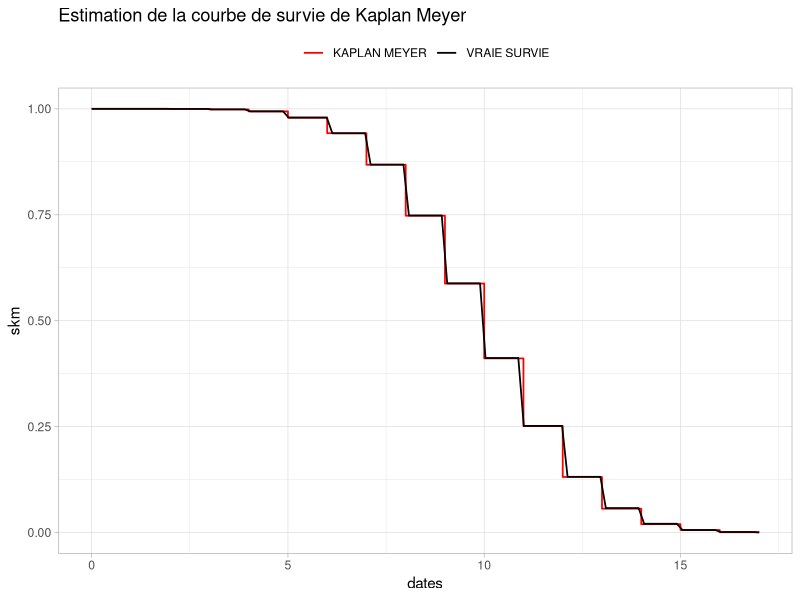
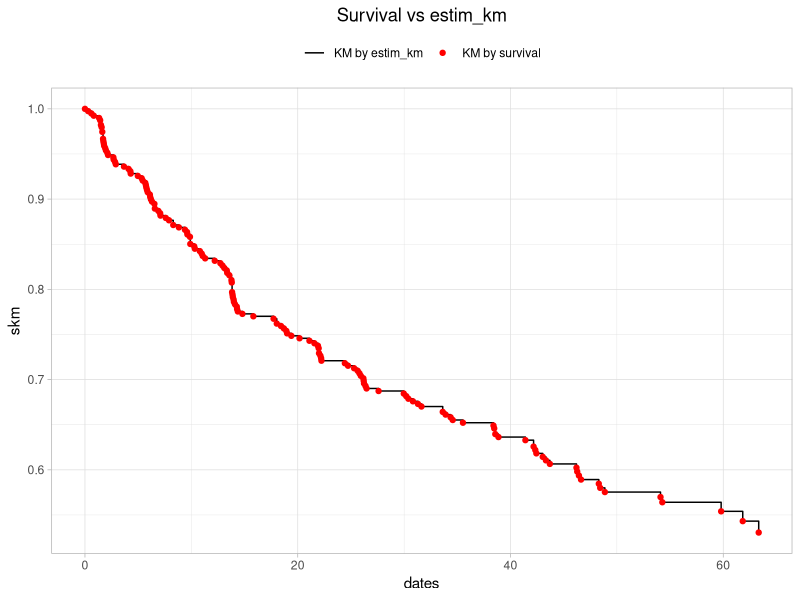
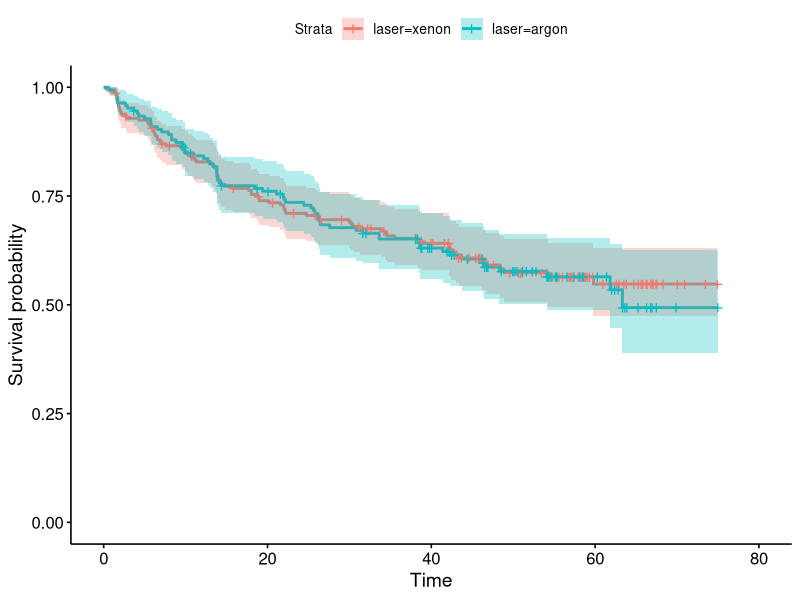
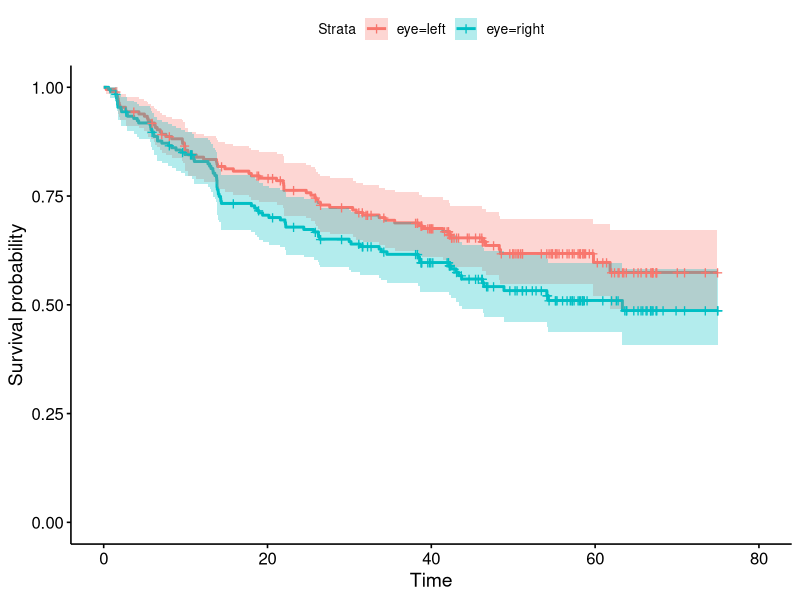
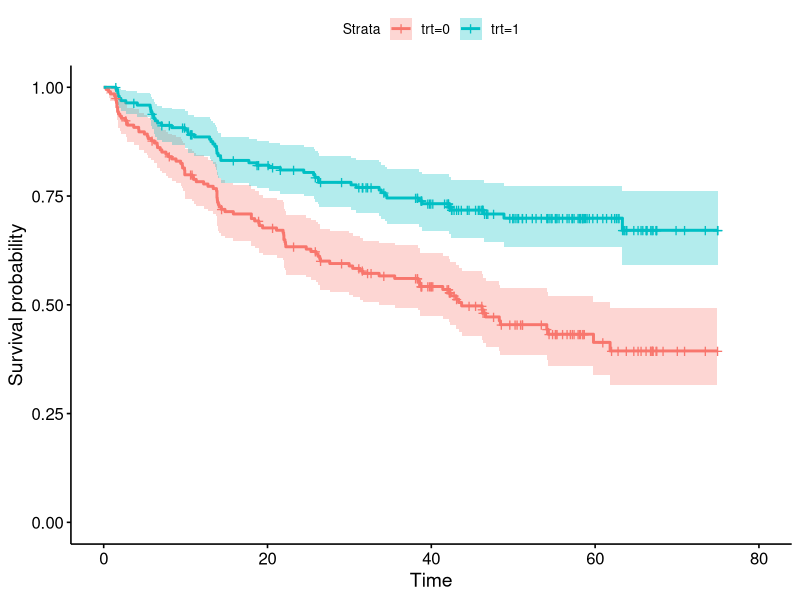
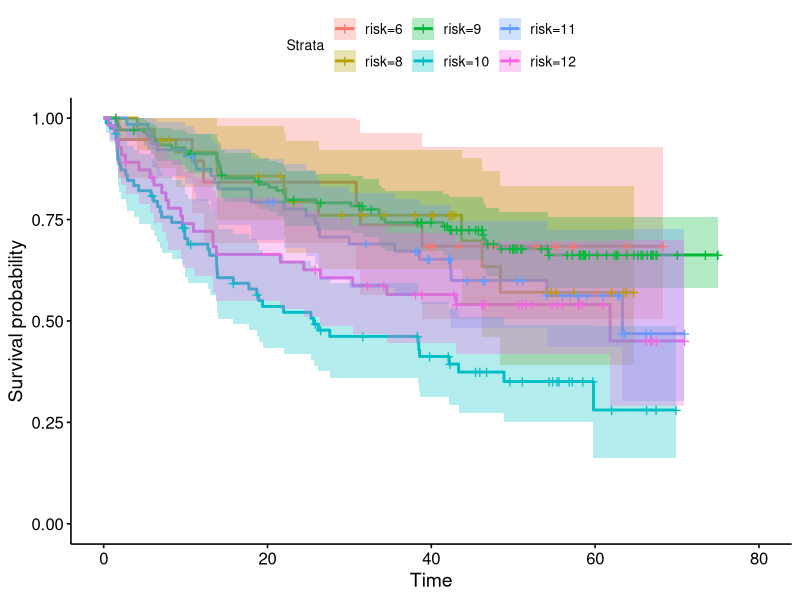

Reproduce these figures in R, in order. (Note: this script raises an error after producing the figures.)
## ---- chunk 1
knitr::opts_chunk$set(echo = TRUE)
library(tidyverse)
library(survminer)
library(survival)
## ---- chunk 2
estim_skm <- function(dates, status, show.plot = FALSE){
  n = length(dates)
  don <- data.frame(dates, status)
  don <- don %>% 
    arrange(dates) 
  
  date_unique = unique(don$dates)
  if(length(date_unique) == n ){ ## Estimateur en cas de dates non répétées
    ## Le nombre de restant à chaque dates
    ## N'observant qu'une occurrence (évènement ou censure) par date alors,
    ## Le nombre de personnes restant à une date correspond
    ## au nombre de personne restant à la date précédente auquel on retranche 1 
    r = n:1 
    d = don$status
    res = list(xx = c(0,don$dates), 
                     yy =  c(1,cumprod(1 - d/r)))
  }else{
    
    effectif = don %>% 
      ## On essai de calculer le nombre de décès et de censure par dates en cas de répétitions
      group_by(dates) %>%  
      summarise(
        ## le nombre de décès pour chaque dates
        d = sum(status), 
        ## le nombre de censure correspondant au nombre de dates moins le nombre de décès calculé dans la ligne plus haut
        c = n() - d 
        )
    ## Calcul du vecteur R
    ## Pour chaque date on calcul les décès et censure survenue jusqu'à cette date
    ## on obtient en faisant cumsum de la somme de d et c
    ## pour obtenir r on fais n moins le résultats précédents
    `d+c` = cumsum(effectif$d + effectif$c)
    # on retire la dernière valeur car elle correspond à n où tout le monde est mort ou censure
    `d+c` = head(`d+c`, -1)  
    r = c(n, n - `d+c`) 
    
    res = list(xx = c(0,date_unique), yy = c(1, cumprod(1 - effectif$d/r)))
    
  }
  if(show.plot == TRUE){
    print(
      ggplot() +
      geom_step(aes(x = res$xx, y = res$yy), lwd = 0.6) +
      theme_light() +
      ggtitle("Estimation de la courbe de survie de Kaplan Meyer")
    )

      
    return(res)
    
  }else{
    return(res)
  }
}
## ---- chunk 3


n = 10^6
ttilde = rbinom(n, 20, 0.5)

c = rbinom(n, 20, 0.5)

status = ifelse(ttilde <= c, 1, 0)

dates = pmin(ttilde, c)

## ---- chunk 4
skm = estim_skm(dates, status, show.plot = FALSE)

abs = seq(0, max(dates), length.out = 123)

true_survie = c(1, pbinom(abs[2:length(abs)], 20, 0.5, lower.tail = FALSE))

colors = c("VRAIE SURVIE" = "black", "KAPLAN MEYER" = "red")
  ggplot() +
  geom_step(aes(x = skm$xx, y = skm$yy, color = "KAPLAN MEYER"), lwd = 0.6) +
  geom_line(aes(x = abs, y = true_survie,color = "VRAIE SURVIE"), lwd = 0.6) +
  theme_light() +
  ggtitle("Estimation de la courbe de survie de Kaplan Meyer") +
    xlab("dates") + ylab("skm")+
    scale_color_manual(values = colors) + theme(
      legend.title = element_blank(),
      legend.position = "top"
    )

## ---- chunk 5
data("diabetic")

## les deux vecteurs pour l'utilisation de notre fonction
dates = diabetic$time 
status = diabetic$status

## Création d'un objet survie
objet_surv = Surv(dates, status )

## ---- chunk 6
## estimation de la survie via notre fonction
res = estim_skm(diabetic$time, diabetic$status)
res = list2DF(res) ## transformation de la liste rendu par la fonction en dataframe
head(res) 
## ---- chunk 7
## estimation de la survie avec le package "survival"
res_survival <- survfit(objet_surv~1, data = diabetic) %>% 
  summary()
## ---- chunk 8
res = res %>% distinct(yy, .keep_all = TRUE)

## différence des deux estimations
mean(res$yy[-1] -res_survival$surv ) #### on retire le premier élément qui correspond à la date 0
## ---- chunk 9
head(data.frame(res,res_from_surv = c(1,res_survival$surv )))
## ---- chunk 10
colors = c("KM by estim_km" = "black", "KM by survival" = "red") # Pour la légende
ggplot() +
  geom_step(aes(x = res$xx, y = res$yy, color = "KM by estim_km")) +
  geom_point(aes(x = c(0,res_survival$time),  y = c(1,res_survival$surv), color = "KM by survival")) +
  theme_light() +
  ggtitle("Survival vs estim_km") +
    xlab("dates") + ylab("skm")+
  scale_color_manual(values = colors) + theme(
      legend.title = element_blank(),
      legend.position = "top"
    )+
  theme(
      legend.title = element_blank(),
      legend.position = "top",
      plot.title = element_text(hjust = 0.5)
    )

## ---- chunk 11
head(diabetic)
## ---- chunk 12
res = survfit(Surv(time, status)~ laser, data = diabetic) 
ggsurvplot(res, conf.int = TRUE)
## ---- chunk 13
 res = survfit(Surv(time, status)~ eye, data = diabetic) 
  ggsurvplot(res, conf.int = TRUE)
## ---- chunk 14
res = survfit(Surv(time, status)~ trt, data = diabetic) 
  ggsurvplot(res, conf.int = TRUE)
## ---- chunk 15
  res = survfit(Surv(time, status)~ risk, data = diabetic) 
  ggsurvplot(res, conf.int = TRUE)
## ---- chunk 16
table(diabetic$risk)
## ---- chunk 17
diabetic = diabetic %>% 
  mutate(risk_rec = case_when(
    risk <= 9 ~ "6-9",
    risk > 9 ~ "> 9",
    TRUE ~ as.character(risk)
  ))
survfit(Surv(time, status)~ risk_rec, data = diabetic) %>% 
  ggsurvplot(conf.int = TRUE)
## ---- chunk 18
## estimation de la survie

res_tot = survfit(Surv(time, status)~1, data = diabetic)  
summary(res_tot, times = 22)

## ---- chunk 19
c(lower = 0.7292101 - 1.96*0.02283799,
  upper = 0.7292101 + 1.96*0.02283799)


## ---- chunk 20
res_trt = survfit(Surv(time, status)~trt, data = diabetic, conf.type = "plain")  
summary(res_trt, times = 22)
## ---- chunk 21
quantile(res_tot, probs = 0.25)$quantile
## ---- chunk 22
quantile(res_tot, probs = 0.25)
## ---- chunk 23
quantile(res_trt, probs = 0.25)
## ---- chunk 24
HF = exp(-res_tot$cumhaz)

plot(res_tot, conf.int = FALSE, lwd = 2, main  = "Kaplan Meyer VS Harrignton Fleming", ylim = c(0.5, 1))
points(x = res_tot$time, y = HF, col = 2)
legend("topright", col = c(1, 2), lty = 1, pch = 1, legend = c("KM", "HF"))
## ---- chunk 25
hist(res_tot$surv - HF)
